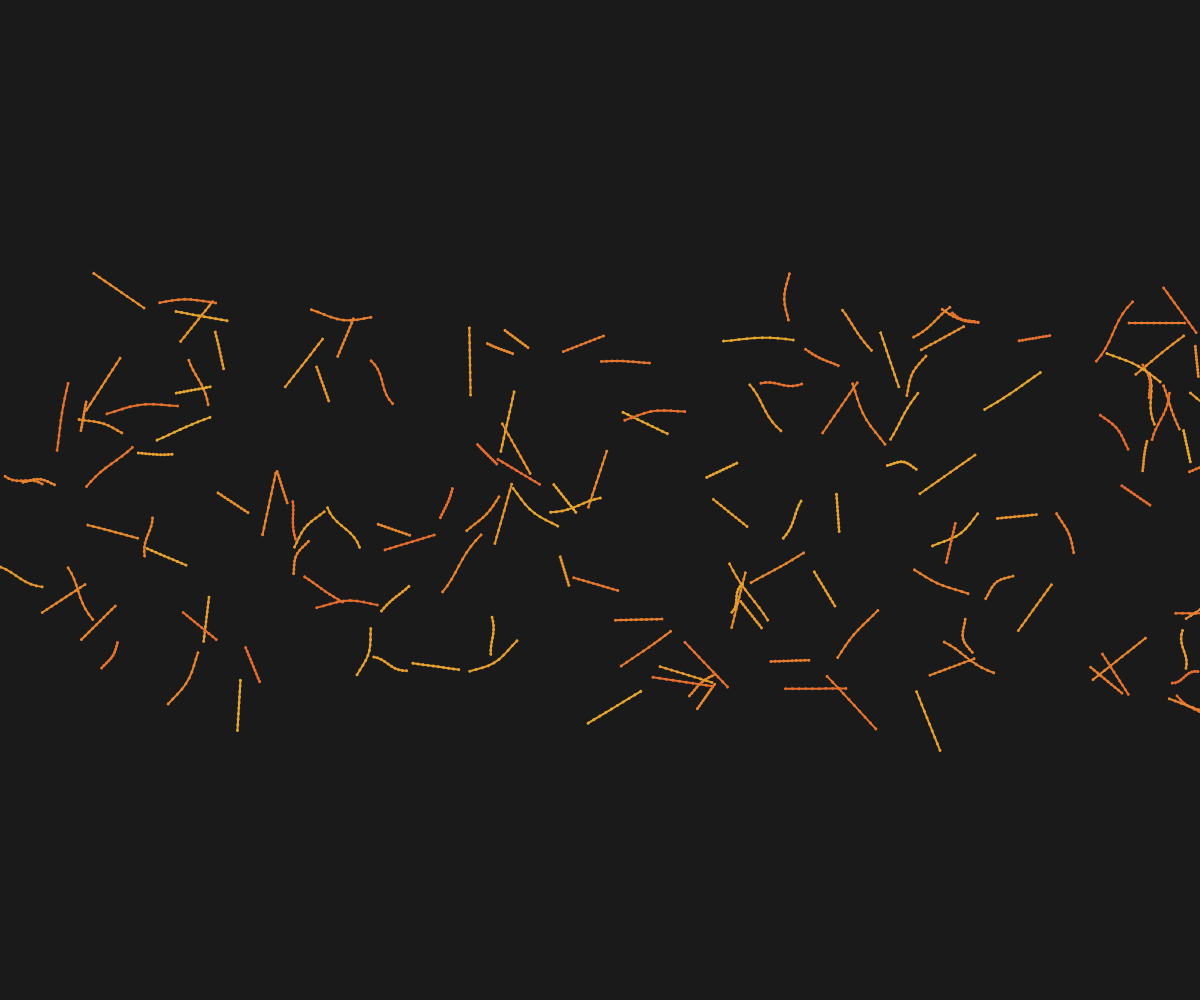
Frame 1 (no input)
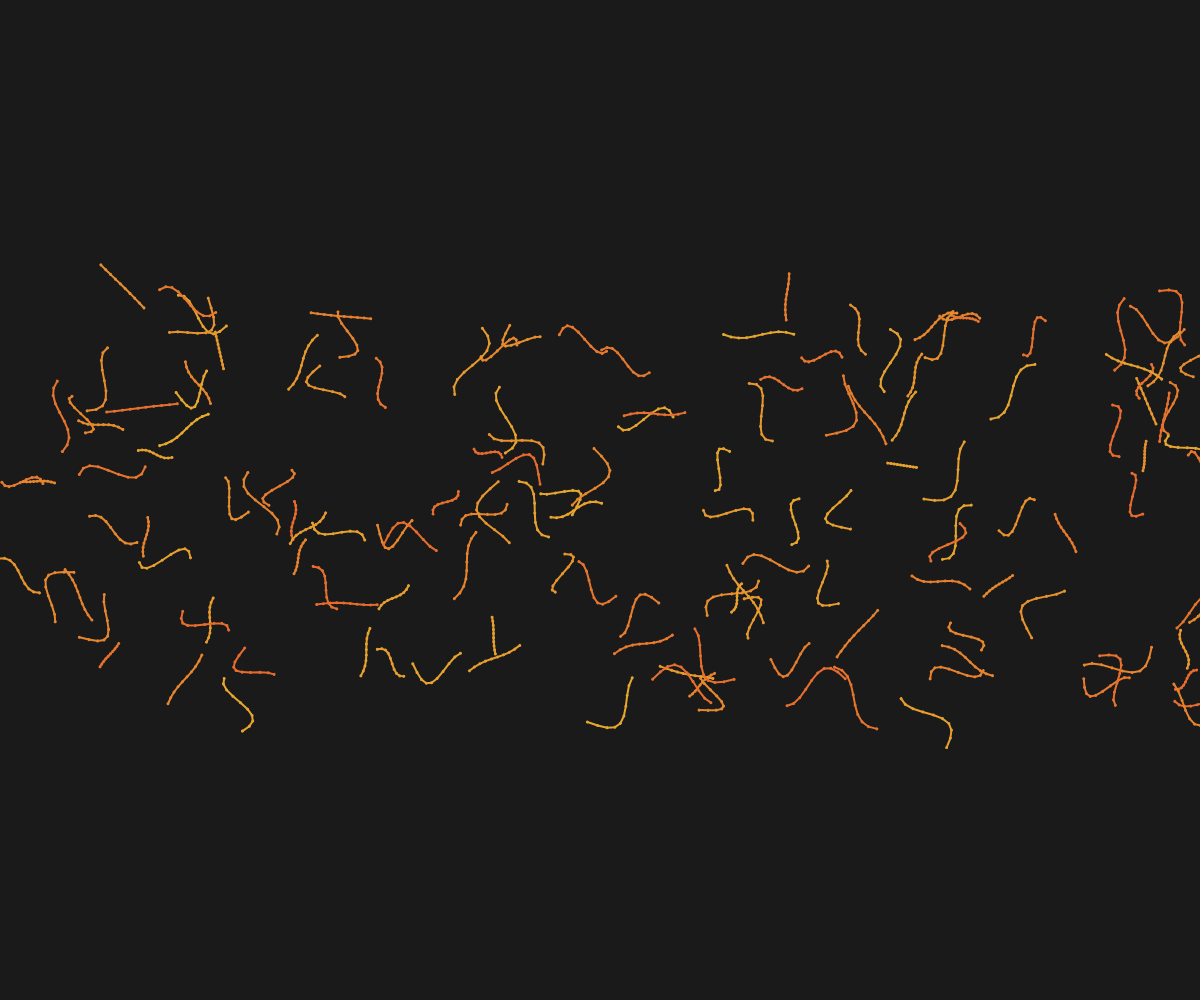
Frame 60 (no input)
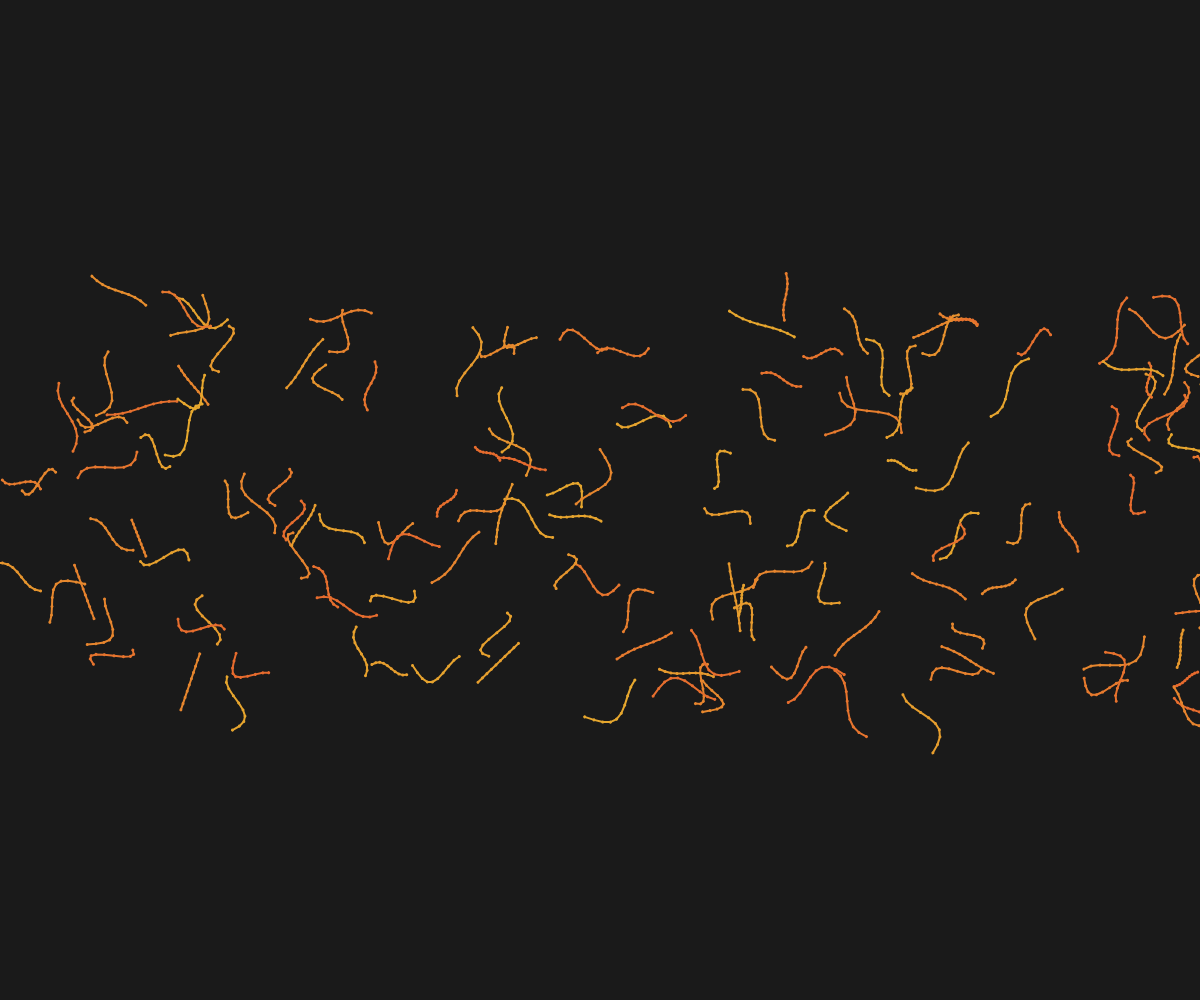
Frame 120 (the mouse pressed at the canvas centre since frame 60)

The p5.js sketch that drew these frames (run headless with seeded random() and noise() and a simulated clock; from frame 60 on, the mouse is pressed at the canvas centre):

// p5.js sketch
// ── sketch.js
let bands = [];
let numBands = 150;
let tension = 0.02;
let snapThreshold = 0.8;
let snapSpeed = 0.05;

function setup() {
  createCanvas(windowWidth, windowHeight);
  colorMode(HSB, 360, 100, 100, 1);
  
  for (let i = 0; i < numBands; i++) {
    bands.push({
      x: random(width),
      y: random(height * 0.3, height * 0.7),
      length: random(30, 80),
      angle: random(TWO_PI),
      segments: [],
      tension: random(0.01, 0.05),
      snapPhase: random(TWO_PI),
      snapped: false,
      snapProgress: 0,
      color: color(random(20, 40), 80, 90)
    });
  }
}

function draw() {
  background(0, 0, 10);
  
  for (let i = 0; i < bands.length; i++) {
    let band = bands[i];
    
    // Update band tension
    if (!band.snapped) {
      band.snapPhase += band.tension;
      let pulse = sin(band.snapPhase);
      
      if (abs(pulse) > snapThreshold) {
        band.snapped = true;
        band.snapProgress = 0;
      }
    } else {
      // Animate the snap
      band.snapProgress += snapSpeed;
      if (band.snapProgress >= 1) {
        band.snapped = false;
        band.snapProgress = 0;
        band.angle += random(-0.2, 0.2); // Randomize direction after snap
      }
    }
    
    // Draw the rubber band
    push();
    translate(band.x, band.y);
    rotate(band.angle);
    
    // Draw segments
    let segmentLength = band.length / 10;
    let segments = [];
    
    for (let j = 0; j < 10; j++) {
      let segX = j * segmentLength;
      let segY = sin(j * 0.5 + band.snapPhase) * (band.snapped ? 
        map(band.snapProgress, 0, 1, 0, 20) : 
        map(abs(sin(band.snapPhase)), 0, 1, 0, 5));
      
      segments.push({x: segX, y: segY});
    }
    
    // Draw band with tension visualization
    stroke(band.color);
    strokeWeight(2);
    noFill();
    
    beginShape();
    for (let j = 0; j < segments.length; j++) {
      let s = segments[j];
      vertex(s.x, s.y);
    }
    endShape();
    
    // Draw tension points
    fill(band.color);
    noStroke();
    for (let j = 0; j < segments.length; j++) {
      let s = segments[j];
      ellipse(s.x, s.y, 3);
    }
    
    pop();
  }
}

function windowResized() {
  resizeCanvas(windowWidth, windowHeight);
}
